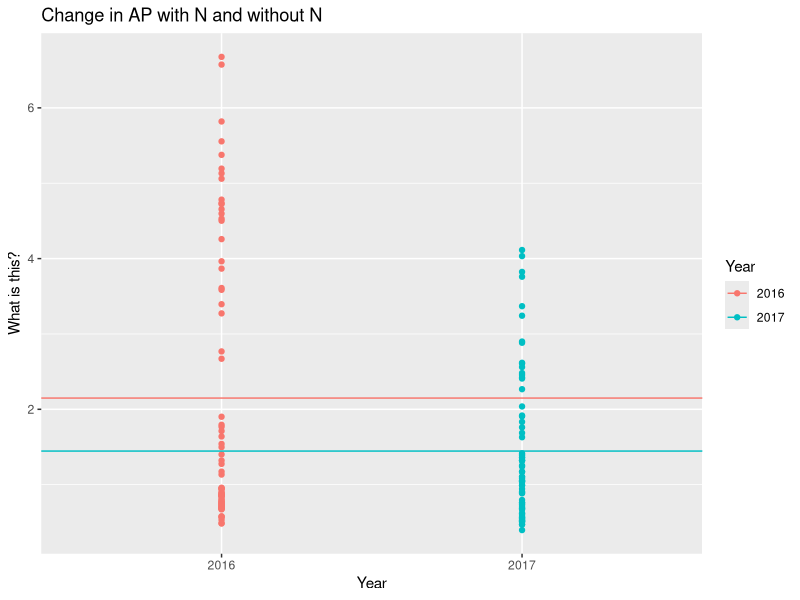
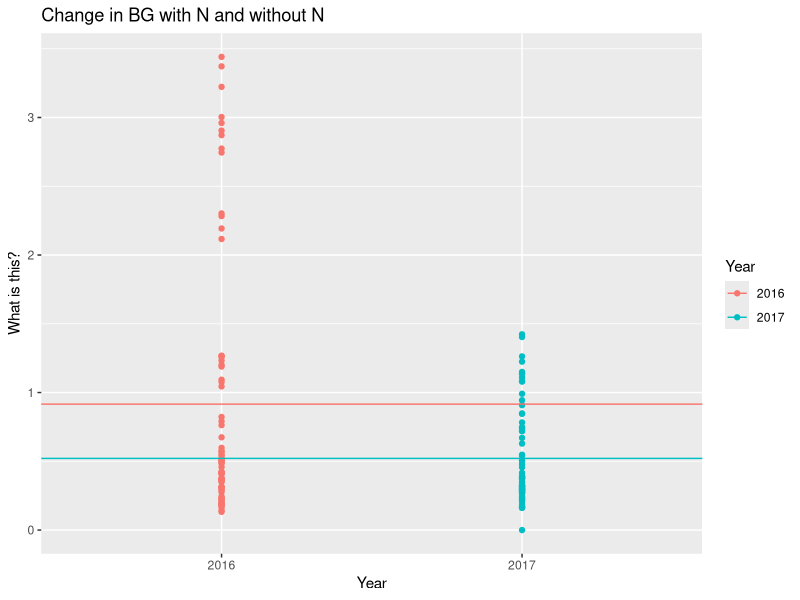
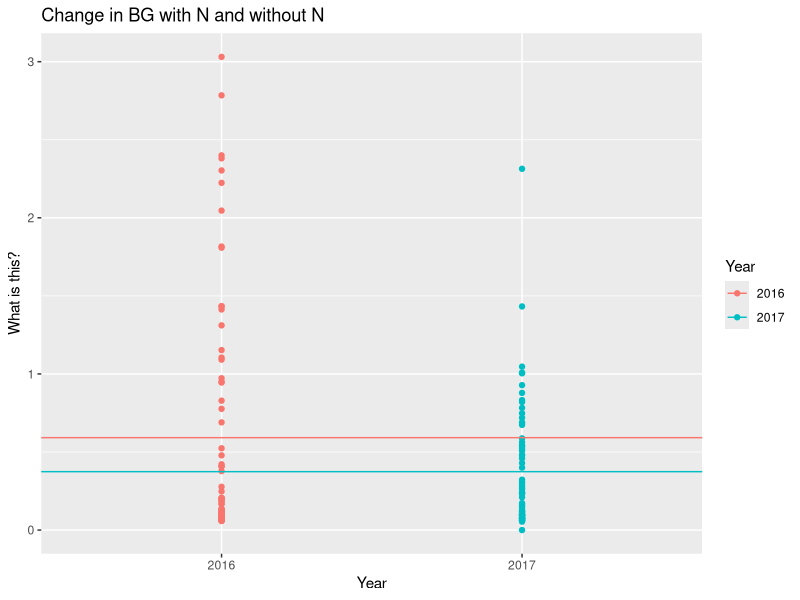
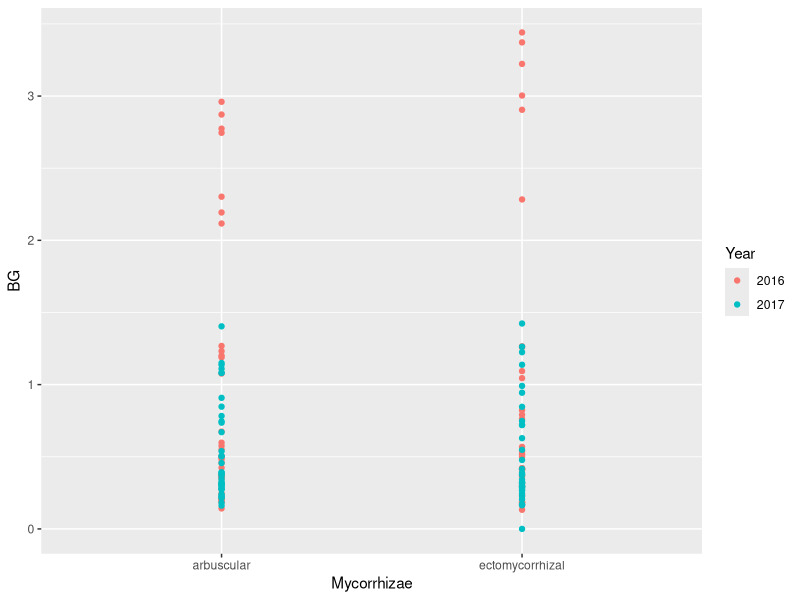

These charts were generated, in order, by the following R code:
## ---- chunk 1
library(readr)
library(dplyr)
library(ggplot2)
library(tidyr)

## ---- chunk 2
enzymes <- read_csv("Data/Raw/BBWM20162017enzymesopen.csv", 
    col_types = cols(Year = col_factor(levels = c("2016", 
        "2017")), Watershed = col_factor(levels = c("WB", 
        "EB")), Treatment = col_factor(levels = c("N", 
        "Reference")), Mycorrhizae = col_factor(levels = c("arbuscular", 
        "ectomycorrhizal")), SoilFraction = col_factor(levels = c("OrganicHorizon", 
        "Rhizosphere", "MineralBulk"))))
## ---- chunk 3
fit1 <- lm(AP ~ Year, data= enzymes)
summary(fit1)

AP_by_year <- ggplot(enzymes, aes(x=Year, y= AP, color= Year))+
   geom_point() +
   geom_hline(data = subset(enzymes, Year == "2016"), 
              aes(yintercept = fit1$coefficients[1], color = Year)) +
   geom_hline(data = subset(enzymes, Year == "2017"), 
              aes(yintercept = fit1$coefficients[1] + fit1$coefficients[2], color = Year))+
   labs(y= "What is this?",
        title= "Change in AP with N and without N")

AP_by_year
## ---- chunk 4
fit1b <- lm(BG ~ Year, data= enzymes)
summary(fit1b)

BG_by_year <- ggplot(enzymes, aes(x=Year, y= BG, color= Year))+
   geom_point() +
   geom_hline(data = subset(enzymes, Year == "2016"), 
              aes(yintercept = fit1b$coefficients[1], color = Year)) +
   geom_hline(data = subset(enzymes, Year == "2017"), 
              aes(yintercept = fit1b$coefficients[1] + fit1b$coefficients[2], color = Year))+
   labs(y= "What is this?",
        title= "Change in BG with N and without N")

BG_by_year
## ---- chunk 5
fit1c <- lm(NAG ~ Year, data= enzymes)
summary(fit1c)

NAG_by_year <- ggplot(enzymes, aes(x=Year, y= NAG, color= Year))+
   geom_point() +
   geom_hline(data = subset(enzymes, Year == "2016"), 
              aes(yintercept = fit1c$coefficients[1], color = Year)) +
   geom_hline(data = subset(enzymes, Year == "2017"), 
              aes(yintercept = fit1c$coefficients[1] + fit1c$coefficients[2], color = Year))+
   labs(y= "What is this?",
        title= "Change in BG with N and without N")

NAG_by_year
## ---- chunk 6
#ECM trees store more carbon than AM trees, as N deposition increases

fit2 <- lm(BG ~ Mycorrhizae + Year, data= enzymes)

ECMvAM_Carbon <- ggplot(enzymes, aes(y= BG, x= Mycorrhizae, color= Year))+
   geom_point()
   # geom_hline(data = subset(enzymes, Year == "2016"), 
   #            aes(yintercept = fit1c$coefficients[1], color = Year)) +
   # geom_hline(data = subset(enzymes, Year == "2017"), 
   #            aes(yintercept = fit1c$coefficients[1] + fit1c$coefficients[2], color = Year))+
   # labs(y= "What is this?",
   #      title= "Change in BG with N and without N")

ECMvAM_Carbon

